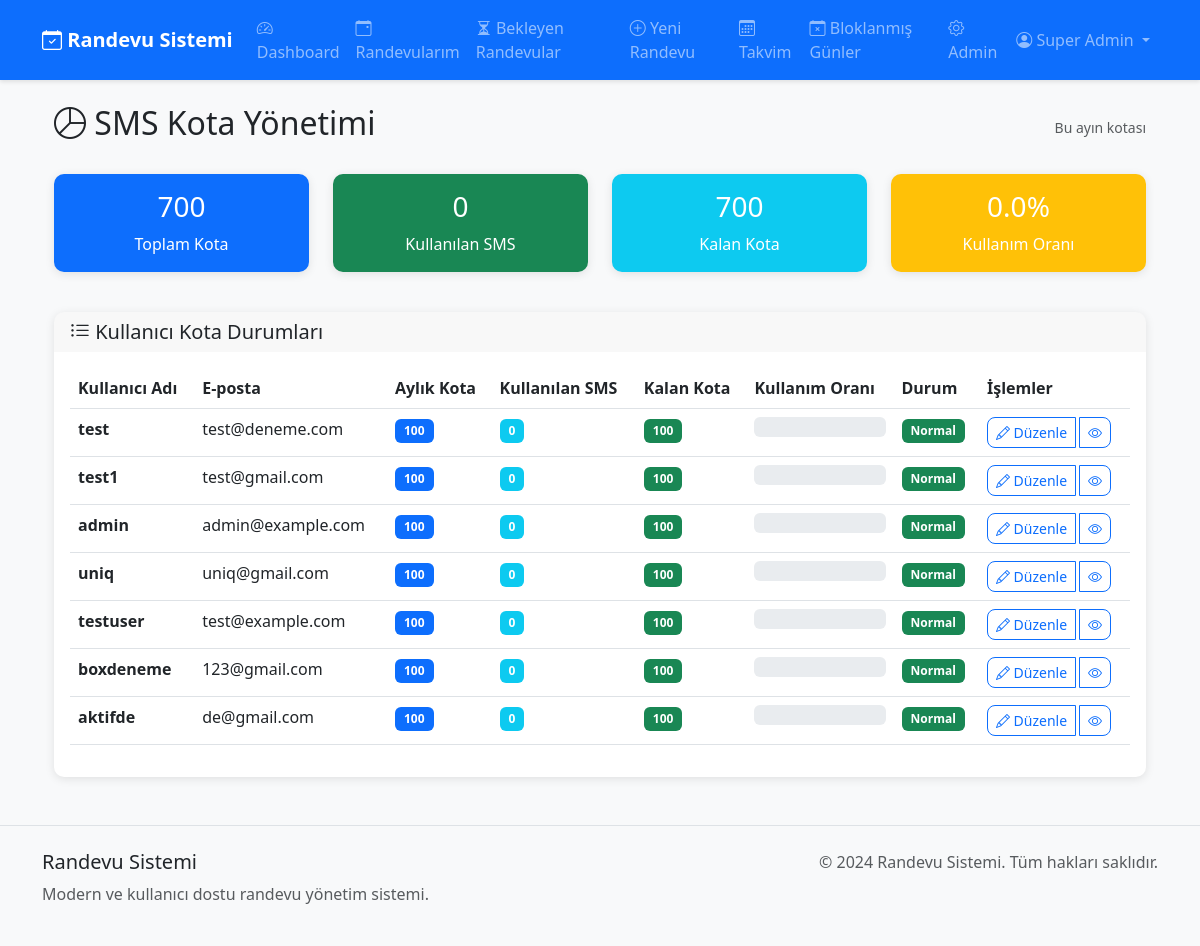
The page /admin/quota-management (signed in) on the database its author committed.
### models.py (models this page shows, shortened)
class User(UserMixin, db.Model):
    __tablename__ = 'user'
    id = db.Column(db.Integer, primary_key=True)
    username = db.Column(db.String(80), unique=True, nullable=False)
    email = db.Column(db.String(120), unique=True, nullable=False)
    password_hash = db.Column(db.String(128), nullable=False)
    first_name = db.Column(db.String(50), nullable=False)
    last_name = db.Column(db.String(50), nullable=False)
    phone = db.Column(db.String(20))
    role = db.Column(db.String(20), default='customer')
    is_active = db.Column(db.Boolean, default=True)
    company_name = db.Column(db.String(100))
    logo_path = db.Column(db.String(200))
    sms_quota = db.Column(db.Integer, default=100)
    is_superadmin = db.Column(db.Boolean, default=False)  # Sistemin ana yöneticisi
    unique_link = db.Column(db.String(50), unique=True)
    created_at = db.Column(db.DateTime, default=datetime.utcnow)
    updated_at = db.Column(db.DateTime, default=datetime.utcnow, onupdate=datetime.utcnow)
    kvkk_accepted_at = db.Column(db.DateTime, nullable=True)  # KVKK onay tarihi
    session_token = db.Column(db.String(64), nullable=True)  # Tek oturum için
    appointments = db.relationship('Appointment', backref='user', lazy=True, cascade='all, delete-orphan')
    blocked_days = db.relationship('BlockedDay', backref='user', lazy=True, cascade='all, delete-orphan')
    clients = db.relationship('Client', backref='user', lazy=True, cascade='all, delete-orphan')
    sms_logs = db.relationship('SmsLog', backref='user', lazy=True, cascade='all, delete-orphan')
    def get_full_name(self):
        return f"{self.first_name} {self.last_name}"

### routes/admin.py (the view)
    def decorated_function(*args, **kwargs):
        if not current_user.is_authenticated:
            return redirect(url_for('auth.login'))
        if not getattr(current_user, 'is_superadmin', False):
            flash('Bu sayfaya erişim için superadmin yetkisi gerekli!', 'error')
            return redirect(url_for('dashboard.dashboard'))
        return f(*args, **kwargs)

### app.py (called while the page is built)
@login_manager.user_loader
def load_user(user_id):
    return User.query.get(int(user_id))

@app.before_request
def check_single_session():
    if current_user.is_authenticated:
        from models import User
        user_db = User.query.get(current_user.id)
        token_in_db = user_db.session_token if user_db else None
        token_in_session = session.get('session_token')
        if token_in_db:
            session['session_token'] = token_in_db
        if token_in_session and token_in_db and token_in_session != token_in_db:
            logout_user()
            session.pop('session_token', None)
            flash('Başka bir oturum açıldığı için çıkış yapıldı.', 'warning')
            return redirect(url_for('auth.login'))

### routes/admin.py (called while the page is built)
def admin_required(f):
    def decorated_function(*args, **kwargs):
        if not current_user.is_authenticated:
            return redirect(url_for('auth.login'))
        if not getattr(current_user, 'is_superadmin', False):
            flash('Bu sayfaya erişim için superadmin yetkisi gerekli!', 'error')
            return redirect(url_for('dashboard.dashboard'))
        return f(*args, **kwargs)
    decorated_function.__name__ = f.__name__
    return decorated_function

@admin_bp.route('/quota-management')
@login_required
@admin_required
def quota_management():
    users_with_quotas = db.session.query(
        User.id,
        User.username,
        User.email,
        User.sms_quota,
        func.count(SmsLog.id).label('used_sms')
    ).outerjoin(SmsLog, db.and_(
        User.id == SmsLog.user_id,
        func.strftime('%Y-%m', SmsLog.timestamp) == func.strftime('%Y-%m', 'now')
    )).group_by(User.id).order_by(User.sms_quota.desc()).all()
    return render_template('admin/quota_management.html',
                         users_with_quotas=users_with_quotas)

### templates/admin/quota_management.html (shortened to what this page needs)
{% extends "base.html" %} {% block title %}SMS Kota Yönetimi{% endblock %} {% block content %}
<div class="container-fluid">
    <div class="row">
        <div class="col-12">
            <div class="d-flex justify-content-between align-items-center mb-4">
                <h2><i class="bi bi-pie-chart"></i> SMS Kota Yönetimi</h2>
                <div class="text-muted">
                    <small>Bu ayın kotası</small>
                </div>
            </div>
        </div>
    </div>
    <div class="row mb-4">
        <div class="col-md-3 mb-3">
            <div class="card bg-primary text-white">
                <div class="card-body text-center">
                    <h3>{{ users_with_quotas|sum(attribute='sms_quota') or 0 }}</h3>
                    <p class="mb-0">Toplam Kota</p>
                </div>
            </div>
        </div>
        <div class="col-md-3 mb-3">
            <div class="card bg-success text-white">
                <div class="card-body text-center">
                    <h3>{{ users_with_quotas|sum(attribute='used_sms') or 0 }}</h3>
                    <p class="mb-0">Kullanılan SMS</p>
                </div>
            </div>
        </div>
        <div class="col-md-3 mb-3">
            <div class="card bg-info text-white">
                <div class="card-body text-center">
                    {% set total_quota = users_with_quotas|sum(attribute='sms_quota') or 0 %} {% set total_used = users_with_quotas|sum(attribute='used_sms') or 0 %} {% set remaining = total_quota - total_used %}
                    <h3>{{ remaining }}</h3>
                    <p class="mb-0">Kalan Kota</p>
                </div>
            </div>
        </div>
        <div class="col-md-3 mb-3">
            <div class="card bg-warning text-white">
                <div class="card-body text-center">
                    {% set usage_percentage = (total_used / total_quota * 100) if total_quota > 0 else 0 %}
                    <h3>{{ "%.1f"|format(usage_percentage) }}%</h3>
                    <p class="mb-0">Kullanım Oranı</p>
                </div>
            </div>
        </div>
    </div>
    <div class="row">
        <div class="col-12">
            <div class="card">
                <div class="card-header">
                    <h5 class="card-title mb-0">
                        <i class="bi bi-list-ul"></i> Kullanıcı Kota Durumları
                    </h5>
                </div>
                <div class="card-body">
                    {% if users_with_quotas %}
                    <div class="table-responsive">
                        <table class="table table-hover">
                            <thead>
                                <tr>
                                    <th>Kullanıcı Adı</th>
                                    <th>E-posta</th>
                                    <th>Aylık Kota</th>
                                    <th>Kullanılan SMS</th>
                                    <th>Kalan Kota</th>
                                    <th>Kullanım Oranı</th>
                                    <th>Durum</th>
                                    <th>İşlemler</th>
                                </tr>
                            </thead>
                            <tbody>
                                {% for user_quota in users_with_quotas %}
                                <tr>
                                    <td><strong>{{ user_quota.username }}</strong></td>
                                    <td>{{ user_quota.email }}</td>
                                    <td>
                                        <span class="badge bg-primary">{{ user_quota.sms_quota }}</span>
                                    </td>
                                    <td>
                                        <span class="badge bg-info">{{ user_quota.used_sms }}</span>
                                    </td>
                                    <td>
                                        {% set remaining = user_quota.sms_quota - user_quota.used_sms %} {% if remaining >= 0 %}
                                        <span class="badge bg-success">{{ remaining }}</span> {% else %}
                                        <span class="badge bg-danger">{{ remaining }}</span> {% endif %}
                                    </td>
                                    <td>
                                        {% set usage_percentage = (user_quota.used_sms / user_quota.sms_quota * 100) if user_quota.sms_quota > 0 else 0 %}
                                        <div class="progress" style="height: 20px;">
                                        </div>
                                    </td>
                                    <td>
                                        {% if usage_percentage > 90 %}
                                        <span class="badge bg-danger">Kritik</span> {% elif usage_percentage > 70 %}
                                        <span class="badge bg-warning">Uyarı</span> {% else %}
                                        <span class="badge bg-success">Normal</span> {% endif %}
                                    </td>
                                    <td>
                                        <div class="btn-group" role="group">
                                            <button type="button" class="btn btn-sm btn-outline-primary" data-bs-toggle="modal" data-bs-target="#editQuotaModal{{ user_quota.id }}">
                                                <i class="bi bi-pencil"></i> Düzenle
                                            </button>
                                            <a href="{{ url_for('admin.user_detail', user_id=user_quota.id) }}" class="btn btn-sm btn-outline-secondary">
                                                <i class="bi bi-eye"></i>
                                            </a>
                                        </div>
                                    </td>
                                </tr>
                                {% endfor %}
                            </tbody>
                        </table>
                    </div>
                    {% else %}
                    <div class="text-center text-muted py-4">
                        <i class="bi bi-person-x fs-1"></i>
                        <p>Henüz kullanıcı bulunmuyor.</p>
                    </div>
                    {% endif %}
                </div>
            </div>
        </div>
    </div>
</div>
 {% endblock %}

### templates/base.html (shortened to what this page needs)
<!DOCTYPE html>
<html lang="tr">
<head>
    <link href="https://cdn.jsdelivr.net/npm/bootstrap@5.3.0/dist/css/bootstrap.min.css" rel="stylesheet">
    <link rel="stylesheet" href="https://cdn.jsdelivr.net/npm/bootstrap-icons@1.10.0/font/bootstrap-icons.css">
    <link rel="stylesheet" href="{{ url_for('static', filename='css/style.css') }}"> {% block extra_head %}{% endblock %}
</head>
<body>
    <nav class="navbar navbar-expand-lg navbar-dark bg-primary">
        <div class="container">
            <a class="navbar-brand" href="{{ url_for('index') }}">
                <i class="bi bi-calendar-check"></i> Randevu Sistemi
            </a>
            <div class="collapse navbar-collapse" id="navbarNav">
                <ul class="navbar-nav me-auto">
                    {% if current_user.is_authenticated %}
                    <li class="nav-item">
                        <a class="nav-link" href="{{ url_for('dashboard.dashboard') }}">
                            <i class="bi bi-speedometer2"></i> Dashboard
                        </a>
                    </li>
                    <li class="nav-item">
                        <a class="nav-link position-relative" href="{{ url_for('dashboard.appointments') }}">
                            <i class="bi bi-calendar-event"></i> Randevularım
                        </a>
                    </li>
                    <li class="nav-item">
                        <a class="nav-link position-relative" href="{{ url_for('appointments.pending_appointments') }}">
                            <i class="bi bi-hourglass-split"></i> Bekleyen Randevular {% set pending_count = current_user.appointments|selectattr('status', 'equalto', 'pending')|list|length %}
                        </a>
                    </li>
                    <li class="nav-item">
                        <a class="nav-link" href="{{ url_for('appointments.create') }}">
                            <i class="bi bi-plus-circle"></i> Yeni Randevu
                        </a>
                    </li>
                    <li class="nav-item">
                        <a class="nav-link" href="{{ url_for('dashboard.calendar') }}">
                            <i class="bi bi-calendar3"></i> Takvim
                        </a>
                    </li>
                    <li class="nav-item">
                        <a class="nav-link" href="{{ url_for('dashboard.blocked_days') }}">
                            <i class="bi bi-calendar-x"></i> Bloklanmış Günler
                        </a>
                    </li>
                    {% if current_user.is_superadmin %}
                    <li class="nav-item">
                        <a class="nav-link" href="{{ url_for('admin.admin_dashboard') }}">
                            <i class="bi bi-gear"></i> Admin
                        </a>
                    </li>
                    {% endif %} {% endif %}
                </ul>
                <ul class="navbar-nav">
                    {% if current_user.is_authenticated %}
                    <li class="nav-item dropdown">
                        <a class="nav-link dropdown-toggle" href="#" id="navbarDropdown" role="button" data-bs-toggle="dropdown">
                            <i class="bi bi-person-circle"></i> {{ current_user.get_full_name() }}
                        </a>
                    </li>
                    {% endif %}
                </ul>
            </div>
        </div>
    </nav>
    <main class="container mt-4">
        {% block content %}{% endblock %}
    </main>
    <footer class="bg-light mt-5 py-4">
        <div class="container">
            <div class="row">
                <div class="col-md-6">
                    <h5>Randevu Sistemi</h5>
                    <p class="text-muted">Modern ve kullanıcı dostu randevu yönetim sistemi.</p>
                </div>
                <div class="col-md-6 text-md-end">
                    <p class="text-muted">&copy; 2024 Randevu Sistemi. Tüm hakları saklıdır.</p>
                </div>
            </div>
        </div>
    </footer>
</body>
</html>

### static/css/style.css (style rules this page uses)
.table .btn-outline-primary, .table .btn-outline-secondary { border-width: 1.5px; color: #0d6efd; background: #fff; border-color: #0d6efd; }
.table .btn-group { flex-wrap: wrap; white-space: nowrap; gap: 0.25rem; }
.table .btn { min-width: 32px; padding-left: 0.5rem; padding-right: 0.5rem; }
:root { --primary-color: #0d6efd; --secondary-color: #6c757d; --success-color: #198754; --danger-color: #dc3545; --warning-color: #ffc107; --info-color: #0dcaf0; --light-color: #f8f9fa; --dark-color: #212529; }
body { font-family: 'Segoe UI', Tahoma, Geneva, Verdana, sans-serif; background-color: #f8f9fa; }
.card { border: none; border-radius: 10px; box-shadow: 0 2px 10px rgba(0, 0, 0, 0.1); transition: transform 0.2s ease-in-out, box-shadow 0.2s ease-in-out; }
.card-header { border-radius: 10px 10px 0 0 !important; border-bottom: none; }
.btn { border-radius: 8px; font-weight: 500; transition: all 0.2s ease-in-out; }
.badge { font-size: 0.75em; padding: 0.5em 0.75em; border-radius: 6px; }
.navbar { box-shadow: 0 2px 4px rgba(0, 0, 0, 0.1); }
.navbar-brand { font-weight: 600; font-size: 1.25rem; }
footer { margin-top: auto; border-top: 1px solid #dee2e6; }

### rows shown on the page
User: get_full_name "Super Admin", username "admin", email "admin@example.com", sms_quota "100", used_sms "0"
User: username "test", email "test@deneme.com", sms_quota "100", used_sms "0"
User: username "test1", email "test@gmail.com", sms_quota "100", used_sms "0"
User: username "uniq", email "uniq@gmail.com", sms_quota "100", used_sms "0"
User: username "testuser", email "test@example.com", sms_quota "100", used_sms "0"
User: username "boxdeneme", email "123@gmail.com", sms_quota "100", used_sms "0"
User: username "aktifde", email "de@gmail.com", sms_quota "100", used_sms "0"

### other values the page prints
{{ users_with_quotas|sum(attribute='sms_quota') or 0 }} "700"
{{ users_with_quotas|sum(attribute='used_sms') or 0 }} "0"
{{ remaining }} "700"
{{ "%.1f"|format(usage_percentage) }} "0.0"
